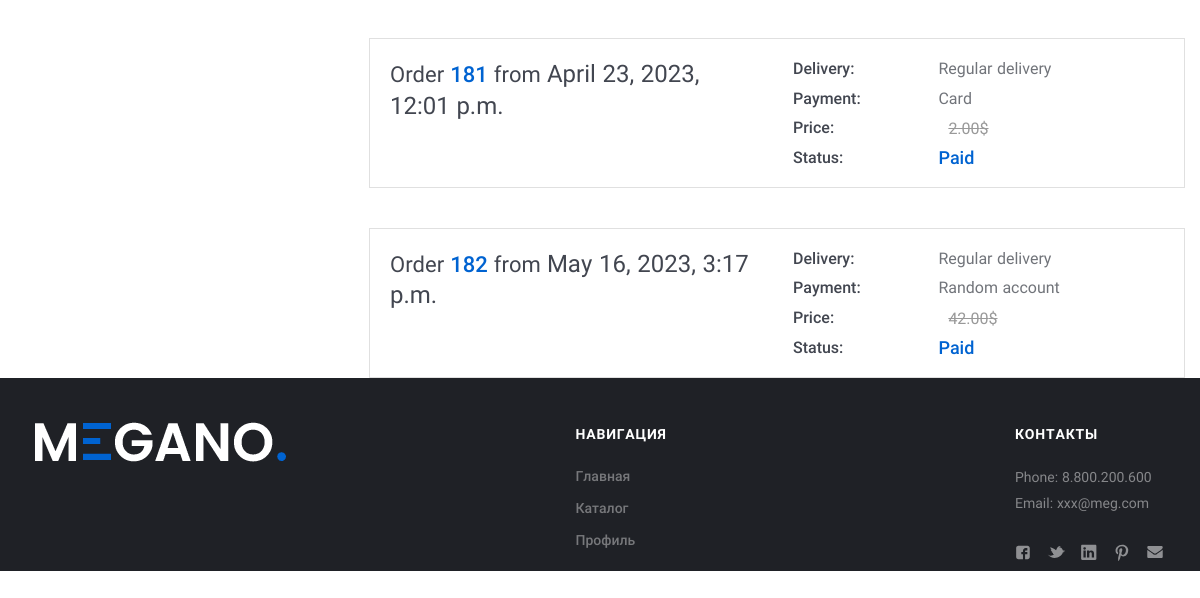
/order_list/ (signed in, lower part), run on an earlier commit of the app's database.
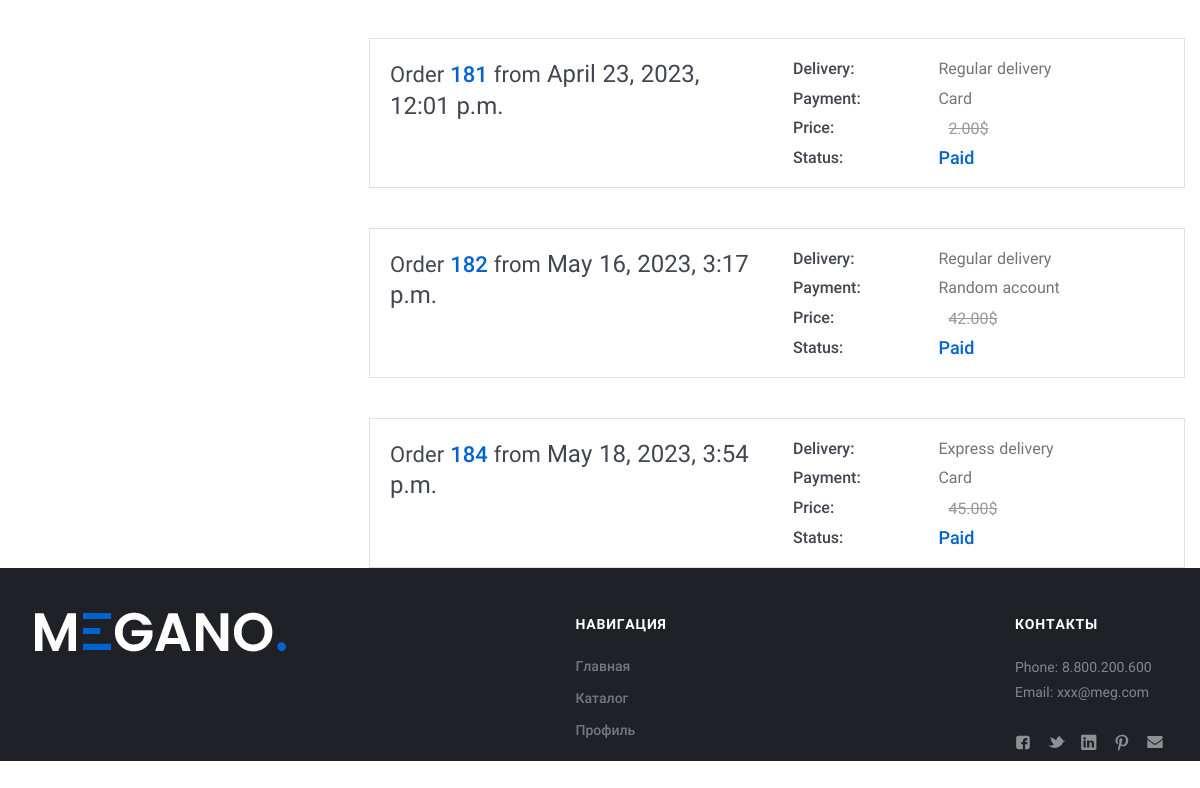
And on a later commit of the database.
### my_store_app/models.py (models this page shows, shortened)
class Order(models.Model):
    DELIVERY_CHOICES = [("reg", _("Regular")), ("exp", _("Express"))]
    PAYMENT_CHOICES = [
        ("card", _("Bank Card")),
        ("cash", _("From random account")),
    ]
    customer = models.ForeignKey(
        User,
        on_delete=models.CASCADE,
        null=True,
        related_name="orders",
        verbose_name=_("customer"),
    )
    fio = models.CharField(
        max_length=100, null=True, blank=True, verbose_name=_("name and lastname")
    )
    phone_valid = RegexValidator(
        regex=r"^\+?1?\d{6,15}$",
        message=" ".join(
            [
                str(_("номер телефона необходимо вводить в формате:")),
                "+999999999",
                str(_("до 15 символов.")),
            ]
        ),
    )
    phone = models.CharField(
        max_length=16,
        validators=[phone_valid],
        null=True,
        blank=True,
        verbose_name=_("phone number"),
    )
    email = models.EmailField(null=True, blank=True, verbose_name=_("email"))
    delivery = models.CharField(
        max_length=3,
        choices=DELIVERY_CHOICES,
        default="reg",
        verbose_name=_("delivery"),
    )
    payment_method = models.CharField(
        max_length=4,
        choices=PAYMENT_CHOICES,
        default="card",
        verbose_name=_("payment method"),
    )
    city = models.CharField(
        max_length=25, null=True, blank=True, verbose_name=_("city")
    )
    address = models.TextField(
        max_length=255, null=True, blank=True, verbose_name=_("address")
    )
    in_order = models.BooleanField(default=False, verbose_name=_("in order"))
    paid = models.BooleanField(default=False, verbose_name=_("order is payed"))
    payment_error = models.CharField(
        max_length=50, null=True, blank=True, verbose_name=_("payment error")
    )
    ordered = models.DateTimeField(
        null=True, blank=True, verbose_name=_("order placement date")
    )
    braintree_id = models.CharField(
        max_length=150, blank=True, verbose_name=_("transaction id")
    )
    delivery_cost = models.DecimalField(
        max_digits=10, decimal_places=2, default=0, verbose_name=_("Delivery cost")
    )
    @property
    def total_sum(self) -> Decimal:
        total = Decimal(0.00)
        for product in self.order_products.all():
            total += (
                product.final_price * product.quantity + product.order.delivery_cost
            )
        return Decimal(total)
    def name(self):
        return self.__str__()
    class Meta:
        verbose_name = _("order")
        verbose_name_plural = _("orders")

class OrderProduct(models.Model):
    order = models.ForeignKey(
        Order, on_delete=models.CASCADE, related_name="order_products"
    )
    product = models.ForeignKey(
        Product, on_delete=models.CASCADE, related_name="order_products"
    )
    final_price = models.DecimalField(
        max_digits=10, decimal_places=2, default=0, verbose_name=_("final_price")
    )
    quantity = models.IntegerField(null=True, default=1, verbose_name=_("quantity"))
    class Meta:
        verbose_name = _("order product")
        verbose_name_plural = _("order products")

### my_store_app/views.py (the view)
# urls.py: path("order_list/", HistoryOrderView.as_view(), name="order_list"),
class HistoryOrderView(generic.ListView):
    model = Order
    context_object_name = "orders"
    template_name = "order_list.html"
    def get_queryset(self):
        return Order.objects.filter(customer=self.request.user, in_order=True)

### my_store_app/context_processors.py (called while the page is built)
def cart(request):
    return {"cart": Cart(request)}

def load_settings(request):
    return {"site_settings": SiteSettings.load()}

### my_store_app/models.py (called while the page is built)
    @property
    def icon_url(self):
        if self.icon and hasattr(self.icon, "url"):
            return self.icon.url

    @classmethod
    def load(cls):
        try:
            return cls.objects.get()
        except cls.DoesNotExist:
            return cls()

### my_store_app/services/cart.py (called while the page is built)
    def __len__(self):
        return sum(item["quantity"] for item in self.cart.values())

### my_store_app/templatetags/category_tags.py (called while the page is built)
@register.simple_tag()
def get_categories():
    return ProductCategory.objects.all()

### my_store_app/templates/order_list.html (shortened to what this page needs)
{% extends 'base.html' %}
{% load i18n %}
{% load static %}
{% block content %}
    <div class="Middle Middle_top">
        <div class="Section Section_column Section_columnLeft">
            <div class="wrap">
                <div class="Section-column">
                </div>
                <div class="Section-content">
                    <div class="Orders">
                    {% for order in orders %}
                    <div class="Order Order_anons">
                        <div class="Order-personal">
                            <div class="row">
                                <div class="row-block"><a class="Order-title" href="{% url 'history_detail' order.id %}">{% trans 'Order' %}&#32;<span class="Order-numberOrder">{{ order.id }}</span>&#32;{% trans 'from' %}&#32;<span class="Order-dateOrder">{{ order.ordered }}</span></a>
                                </div>
                                <div class="row-block">
                                    <div class="Order-info Order-info_delivery">
                                        <div class="Order-infoType">{% trans 'Delivery' %}:
                                        </div>
                                        <div class="Order-infoContent">
                                            {% if order.delivery == 'reg' %}
                                                {% trans 'Regular delivery' %}
                                            {% else %}
                                                {% trans 'Express delivery' %}
                                            {% endif %}
                                        </div>
                                    </div>
                                    <div class="Order-info Order-info_pay">
                                        <div class="Order-infoType">{% trans 'Payment' %}:
                                        </div>
                                        <div class="Order-infoContent">
                                            {% if order.payment_method == 'card' %}
                                              {% trans 'Card' %}
                                            {% else %}
                                              {% trans 'Random account' %}
                                            {% endif %}
                                        </div>
                                    </div>
                                    <div class="Order-info">
                                      <div class="Order-infoType">{% trans 'Price' %}:
                                      </div>
                                      <div class="Order-infoContent"><span class="Order-price_old">{{ order.total_sum }}$</span>
                                      </div>
                                    </div>
                                    <div class="Order-info Order-info_status">
                                      <div class="Order-infoType">{% trans 'Status' %}:
                                      </div>
                                      <div class="Order-infoContent">
                                        {% if order.paid %}
                                        {% trans 'Paid' %}
                                        {% else %}
                                        {% trans 'Not paid' %}
                                        {% endif %}
                                      </div>
                                    </div>
                                </div>
                            </div>
                        </div>
                    </div>
                    {% endfor %}
                </div>
            </div>
        </div>
    </div>
{% endblock %}
{% block footer %}
{% include 'includes/footer.html' %}
{% endblock %}

What changed in the data, as far as the page shows it:
added Order: id "184", ordered "May 18, 2023, 3:54 p.m.", total_sum "45.00"
